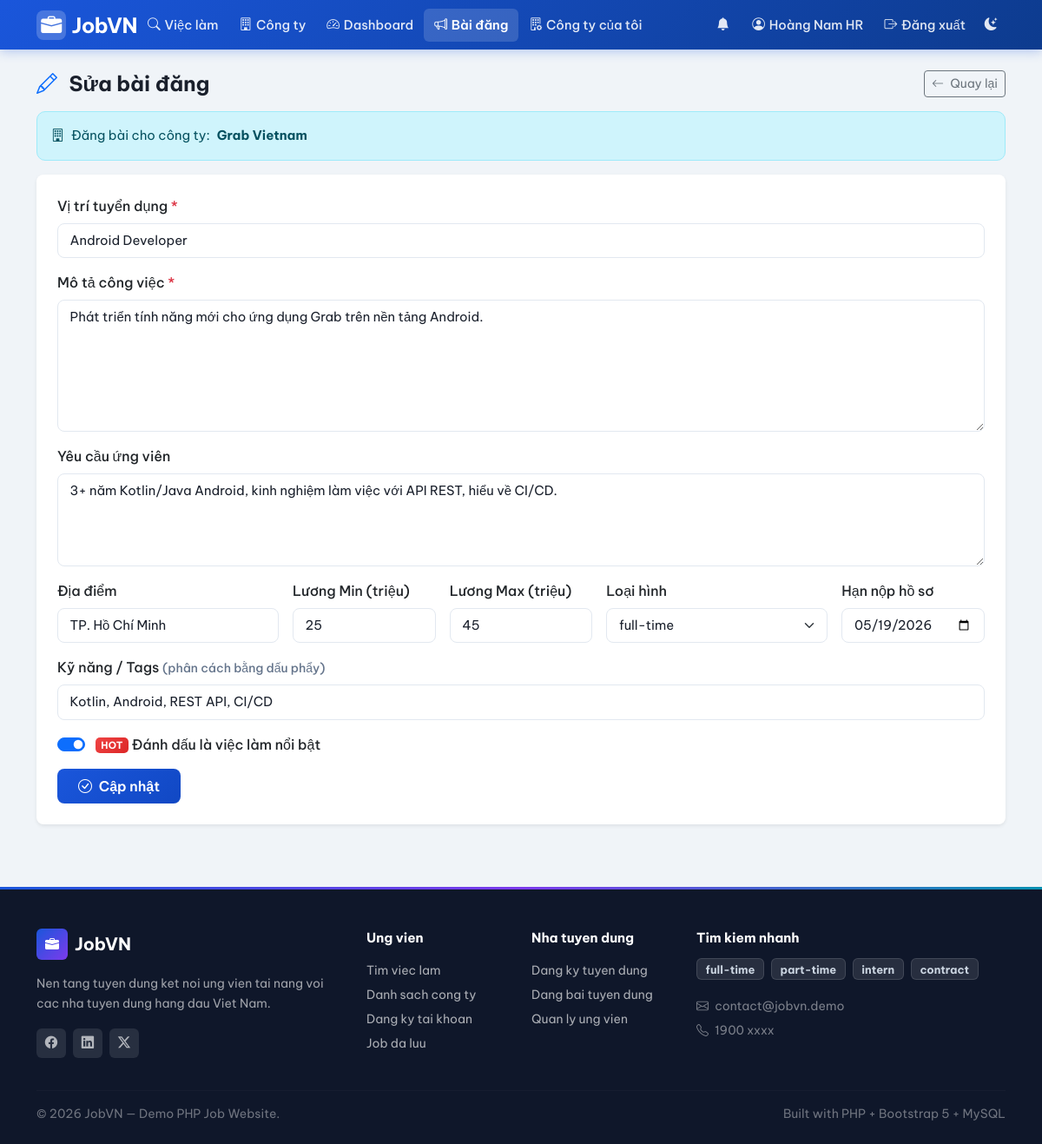
/index.php?page=employer/job_form&id=8 (signed in), run on the app's committed database.
### tables this page shows
CREATE TABLE users (
    id INT AUTO_INCREMENT PRIMARY KEY,
    email VARCHAR(150) NOT NULL UNIQUE,
    password VARCHAR(255) NOT NULL,              
    full_name VARCHAR(150) NOT NULL,
    role ENUM('admin','employer','user') NOT NULL DEFAULT 'user',
    phone VARCHAR(30) NULL,
    bio TEXT NULL,                                
    skills VARCHAR(500) NULL,                     
    experience_years TINYINT NULL,                
    avatar VARCHAR(255) NULL,                     
    created_at DATETIME NOT NULL DEFAULT CURRENT_TIMESTAMP
);

CREATE TABLE companies (
    id INT AUTO_INCREMENT PRIMARY KEY,
    owner_id INT NOT NULL,                       
    name VARCHAR(200) NOT NULL,
    description TEXT NULL,
    location VARCHAR(200) NULL,
    website VARCHAR(200) NULL,
    logo VARCHAR(255) NULL,                      
    created_at DATETIME NOT NULL DEFAULT CURRENT_TIMESTAMP,
    UNIQUE KEY uq_company_owner (owner_id),      
    FOREIGN KEY (owner_id) REFERENCES users(id) ON DELETE CASCADE
);

CREATE TABLE jobs (
    id INT AUTO_INCREMENT PRIMARY KEY,
    company_id INT NOT NULL,
    employer_id INT NOT NULL,                    
    title VARCHAR(200) NOT NULL,
    description TEXT NOT NULL,
    requirements TEXT NULL,
    location VARCHAR(200) NULL,
    salary_min INT NULL,                         
    salary_max INT NULL,                         
    job_type ENUM('full-time','part-time','intern','contract') NOT NULL DEFAULT 'full-time',
    is_active TINYINT(1) NOT NULL DEFAULT 1,
    is_hot TINYINT(1) NOT NULL DEFAULT 0,        
    views INT NOT NULL DEFAULT 0,                
    expired_at DATETIME NULL,                    
    category VARCHAR(50) NOT NULL DEFAULT 'Công nghệ thông tin',   
    tags VARCHAR(300) NULL,                      
    created_at DATETIME NOT NULL DEFAULT CURRENT_TIMESTAMP,
    FOREIGN KEY (company_id) REFERENCES companies(id) ON DELETE CASCADE,
    FOREIGN KEY (employer_id) REFERENCES users(id) ON DELETE CASCADE
);

### public/index.php (called while the page is built, shortened)
<?php
require_once __DIR__ . '/../src/db.php';
require_once __DIR__ . '/../src/helpers.php';
require_once __DIR__ . '/../src/auth.php';
$routes = [
    'home'                    => 'home.php',
    'login'                   => 'login.php',
    'register'                => 'register.php',
    'logout'                  => 'logout.php',
    'jobs'                    => 'jobs.php',
    'job_detail'              => 'job_detail.php',
    'companies'               => 'companies.php',
    'company_detail'          => 'company_detail.php',
    'download_cv'             => 'download_cv.php',
    'user/apply'              => 'user/apply.php',
    'user/my_applications'    => 'user/my_applications.php',
    'user/notifications'      => 'user/notifications.php',
    'user/profile'            => 'user/profile.php',
    'user/saved_jobs'         => 'user/saved_jobs.php',
    'user/become_employer'    => 'user/become_employer.php',
    'employer/dashboard'      => 'employer/dashboard.php',
    'employer/jobs'           => 'employer/jobs.php',
    'employer/job_form'       => 'employer/job_form.php',
    'employer/job_delete'     => 'employer/job_delete.php',
    'employer/applications'   => 'employer/applications.php',
    'employer/company'        => 'employer/company.php',
    'admin/dashboard'         => 'admin/dashboard.php',
    'admin/users'             => 'admin/users.php',
    'admin/user_delete'       => 'admin/user_delete.php',
    'admin/jobs'              => 'admin/jobs.php',
    'admin/job_delete'        => 'admin/job_delete.php',
    'admin/companies'             => 'admin/companies.php',
    'admin/applications'          => 'admin/applications.php',
    'admin/employer_requests'     => 'admin/employer_requests.php',
];
$page = $_GET['page'] ?? 'home';
$file = __DIR__ . '/../src/pages/' . $routes[$page];
require $file;

### src/helpers.php (called while the page is built, shortened)
<?php
function e($v): string
{
    return htmlspecialchars((string)$v, ENT_QUOTES, 'UTF-8');
}
function url(string $page, array $params = []): string
{
    $params = array_merge(['page' => $page], $params);
    return BASE_URL . '?' . http_build_query($params);
}

### src/db.php (called while the page is built, shortened)
<?php
function db(): PDO
{
    static $pdo = null;
    if ($pdo === null) {
        $dsn = 'mysql:host=' . DB_HOST . ';port=' . DB_PORT . ';dbname=' . DB_NAME . ';charset=utf8mb4';
        $attempts = 0;
        while (true) {
            try {
                $pdo = new PDO($dsn, DB_USER, DB_PASS, [
                    PDO::ATTR_ERRMODE              => PDO::ERRMODE_EXCEPTION,
                    PDO::ATTR_DEFAULT_FETCH_MODE   => PDO::FETCH_ASSOC,
                    PDO::ATTR_EMULATE_PREPARES     => false,
                    PDO::MYSQL_ATTR_INIT_COMMAND   => "SET NAMES utf8mb4 COLLATE utf8mb4_unicode_ci",
                ]);
                break;
            } catch (PDOException $e) {
                $attempts++;
                if ($attempts >= 10) {
                    die('Không kết nối được MySQL: ' . $e->getMessage());
                }
                sleep(1);
            }
        }
    }
    return $pdo;
}

### src/auth.php (called while the page is built, shortened)
<?php
require_once __DIR__ . '/db.php';
function current_user(): ?array
{
    static $cache = null;
    if ($cache !== null) return $cache;
    $stmt = db()->prepare('SELECT * FROM users WHERE id = ?');
    $stmt->execute([$_SESSION['user_id']]);
    $cache = $stmt->fetch() ?: null;
    return $cache;
}
function require_role(string ...$roles): array
{
    $u = current_user();
    return $u;
}

### src/pages/employer/job_form.php (the view, shortened to what this page needs)
<?php
$u  = require_role('employer');
$id = (int)($_GET['id'] ?? 0);
$companyStmt = db()->prepare('SELECT * FROM companies WHERE owner_id = ?');
$companyStmt->execute([$u['id']]);
$company = $companyStmt->fetch();
$job = [
    'title'        => '',
    'description'  => '',
    'requirements' => '',
    'location'     => '',
    'salary_min'   => '',
    'salary_max'   => '',
    'job_type'     => 'full-time',
    'company_id'   => $company ? $company['id'] : 0,
    'expired_at'   => '',
    'is_hot'       => 0,
    'tags'         => '',
];
if ($id) {
    $stmt = db()->prepare('SELECT * FROM jobs WHERE id = ? AND employer_id = ?');
    $stmt->execute([$id, $u['id']]);
    $existing = $stmt->fetch();
    $job = $existing;
}
require __DIR__ . '/../../layout/header.php';
?>
<div class="d-flex justify-content-between align-items-center mb-3">
    <h4 class="fw-700 mb-0">
        <i class="bi bi-<?= $id ? 'pencil' : 'plus-circle' ?> me-2 text-primary"></i>
        <?= $id ? 'Sửa bài đăng' : 'Đăng bài mới' ?>
    </h4>
    <a href="<?= e(url('employer/jobs')) ?>" class="btn btn-outline-secondary btn-sm">
        <i class="bi bi-arrow-left me-1"></i> Quay lại
    </a>
</div>
<?php if (!$company): ?>
    <div class="alert alert-warning">
        <i class="bi bi-exclamation-triangle me-2"></i>
        Bạn chưa có công ty. Vui lòng
        <a href="<?= e(url('employer/company')) ?>">tạo thông tin công ty</a> trước khi đăng bài.
    </div>
<?php else: ?>
    <div class="alert alert-info d-flex align-items-center gap-2 mb-3">
        <i class="bi bi-building"></i>
        Đăng bài cho công ty: <strong><?= e($company['name']) ?></strong>
    </div>
    <div class="card border-0 shadow-sm rounded-3">
        <div class="card-body p-4">
            <form method="post">
                <div class="mb-3">
                    <label class="form-label fw-500">Vị trí tuyển dụng <span class="text-danger">*</span></label>
                    <input name="title" value="<?= e($job['title']) ?>" class="form-control"
                           placeholder="Vd: PHP Backend Developer" required>
                </div>
                <div class="mb-3">
                    <label class="form-label fw-500">Mô tả công việc <span class="text-danger">*</span></label>
                    <textarea name="description" class="form-control" rows="6" required
                              placeholder="Mô tả chi tiết về công việc, trách nhiệm..."><?= e($job['description']) ?></textarea>
                </div>
                <div class="mb-3">
                    <label class="form-label fw-500">Yêu cầu ứng viên</label>
                    <textarea name="requirements" class="form-control" rows="4"
                              placeholder="Kỹ năng, kinh nghiệm yêu cầu..."><?= e($job['requirements']) ?></textarea>
                </div>
                <div class="row g-3 mb-3">
                    <div class="col-md-3">
                        <label class="form-label fw-500">Địa điểm</label>
                        <input name="location" value="<?= e($job['location']) ?>" class="form-control"
                               placeholder="Hà Nội, TP.HCM...">
                    </div>
                    <div class="col-md-2">
                        <label class="form-label fw-500">Lương Min (triệu)</label>
                        <input type="number" name="salary_min" value="<?= e($job['salary_min']) ?>"
                               class="form-control" placeholder="15" min="0">
                    </div>
                    <div class="col-md-2">
                        <label class="form-label fw-500">Lương Max (triệu)</label>
                        <input type="number" name="salary_max" value="<?= e($job['salary_max']) ?>"
                               class="form-control" placeholder="25" min="0">
                    </div>
                    <div class="col-md-3">
                        <label class="form-label fw-500">Loại hình</label>
                        <select name="job_type" class="form-select">
                            <?php foreach (['full-time','part-time','intern','contract'] as $t): ?>
                                <option value="<?= $t ?>" <?= $t == $job['job_type'] ? 'selected' : '' ?>>
                                    <?= $t ?>
                                </option>
                            <?php endforeach; ?>
                        </select>
                    </div>
                    <div class="col-md-2">
                        <label class="form-label fw-500">Hạn nộp hồ sơ</label>
                        <input type="date" name="expired_at"
                               value="<?= e($job['expired_at'] ? date('Y-m-d', strtotime($job['expired_at'])) : '') ?>"
                               class="form-control">
                    </div>
                </div>
                <div class="mb-3">
                    <label class="form-label fw-500">Kỹ năng / Tags <span class="text-muted small fw-400">(phân cách bằng dấu phẩy)</span></label>
                    <input name="tags" value="<?= e($job['tags'] ?? '') ?>" class="form-control"
                           placeholder="PHP, MySQL, Laravel...">
                </div>
                <div class="mb-3">
                    <div class="form-check form-switch">
                        <input class="form-check-input" type="checkbox" name="is_hot" id="isHot"
                               <?= $job['is_hot'] ? 'checked' : '' ?>>
                        <label class="form-check-label fw-500" for="isHot">
                            <span class="badge-hot ms-1">HOT</span> Đánh dấu là việc làm nổi bật
                        </label>
                    </div>
                </div>
                <button class="btn btn-primary px-4">
                    <i class="bi bi-check-circle me-1"></i>
                    <?= $id ? 'Cập nhật' : 'Đăng bài' ?>
                </button>
            </form>
        </div>
    </div>
<?php endif; ?>
<?php require __DIR__ . '/../../layout/footer.php';

### src/layout/header.php (shortened to what this page needs)
<?php
$u = current_user();
$currentPage = $_GET['page'] ?? 'home';
?>
<!doctype html>
<html lang="vi">
<head>
    <link href="https://cdn.jsdelivr.net/npm/bootstrap@5.3.2/dist/css/bootstrap.min.css" rel="stylesheet">
    <link href="https://cdn.jsdelivr.net/npm/bootstrap-icons@1.11.3/font/bootstrap-icons.min.css" rel="stylesheet">
</head>
<body>
<nav class="navbar navbar-expand-lg navbar-main">
    <div class="container">
        <a class="navbar-brand-logo text-decoration-none" href="<?= e(url('home')) ?>">
            <div class="logo-icon"><i class="bi bi-briefcase-fill text-white"></i></div>
            JobVN
        </a>
        <div class="collapse navbar-collapse" id="mainNav">
            <ul class="navbar-nav me-auto">
                <li class="nav-item">
                    <a class="nav-link <?= in_array($currentPage, ['jobs','job_detail']) ? 'active' : '' ?>"
                       href="<?= e(url('jobs')) ?>">
                        <i class="bi bi-search"></i> Việc làm
                    </a>
                </li>
                <li class="nav-item">
                    <a class="nav-link <?= $currentPage === 'companies' ? 'active' : '' ?>"
                       href="<?= e(url('companies')) ?>">
                        <i class="bi bi-building"></i> Công ty
                    </a>
                </li>
                <?php if ($u && $u['role'] === 'employer'): ?>
                    <li class="nav-item">
                        <a class="nav-link <?= $currentPage === 'employer/dashboard' ? 'active' : '' ?>"
                           href="<?= e(url('employer/dashboard')) ?>">
                            <i class="bi bi-speedometer2"></i> Dashboard
                        </a>
                    </li>
                    <li class="nav-item">
                        <a class="nav-link <?= in_array($currentPage, ['employer/jobs','employer/job_form']) ? 'active' : '' ?>"
                           href="<?= e(url('employer/jobs')) ?>">
                            <i class="bi bi-megaphone"></i> Bài đăng
                        </a>
                    </li>
                    <li class="nav-item">
                        <a class="nav-link <?= $currentPage === 'employer/company' ? 'active' : '' ?>"
                           href="<?= e(url('employer/company')) ?>">
                            <i class="bi bi-building-gear"></i> Công ty của tôi
                        </a>
                    </li>
                <?php endif; ?>
            </ul>
            <ul class="navbar-nav align-items-lg-center">
                <?php if ($u): ?>
                    <li class="nav-item">
                        <a class="nav-link <?= $currentPage === 'user/notifications' ? 'active' : '' ?>"
                           href="<?= e(url('user/notifications')) ?>"
                           title="Thông báo"
                           style="position:relative;padding-right:0.9rem !important">
                            <i class="bi bi-bell-fill"></i>
                        </a>
                    </li>
                    <li class="nav-item">
                        <a class="nav-link <?= in_array($currentPage, ['user/profile']) ? 'active' : '' ?>"
                           href="<?= e(url('user/profile')) ?>">
                            <?php if (!empty($u['avatar'])): ?>
                                <img src="/uploads/avatars/<?= e($u['avatar']) ?>"
                                     style="width:28px;height:28px;border-radius:50%;object-fit:cover;border:2px solid rgba(255,255,255,0.4);vertical-align:middle">
                            <?php else: ?>
                                <i class="bi bi-person-circle"></i>
                            <?php endif; ?>
                            <span class="d-none d-lg-inline"><?= e($u['full_name']) ?></span>
                        </a>
                    </li>
                    <li class="nav-item">
                        <a class="nav-link" href="<?= e(url('logout')) ?>">
                            <i class="bi bi-box-arrow-right"></i> Đăng xuất
                        </a>
                    </li>
                <?php endif; ?>
                <li class="nav-item">
                    <button id="theme-toggle" class="nav-link btn btn-link border-0" title="Chuyển dark/light mode"
                            style="background:none;padding:0.5rem 0.6rem !important">
                        <i id="theme-icon" class="bi bi-moon-stars-fill"></i>
                    </button>
                </li>
            </ul>
        </div>
    </div>
</nav>
<main class="container py-4">

### data on the page
users: full_name "Hoàng Nam HR"
companies: name "Grab Vietnam"
jobs: title "Android Developer", description "Phát triển tính năng mới cho ứng dụng Grab trên nền tảng Android.", requirements "3+ năm Kotlin/Java Android, kinh nghiệm làm việc với API REST, hiểu về CI/CD.", location "TP. Hồ Chí Minh", salary_min "25", salary_max "45", job_type "full-time", expired_at "05/19/2026", tags "Kotlin, Android, REST API, CI/CD", is_hot "☑"

### other printed values
$t "full-time"
$t "part-time"
$t "intern"
$t "contract"
